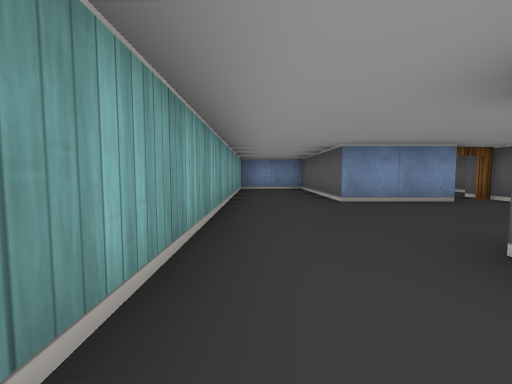
view 1 (above)

16 first-person views from a walk through a cub3D ray-caster map. The camera is about half as high as the walls, tilts 4° down and sees 90° across. The floor is counted in squares. Each view is taken from the middle of a square. On the plan, view 1 faces up. The plan holds only what a view shows up to about 9 squares ahead; the rest is blank.

view 2
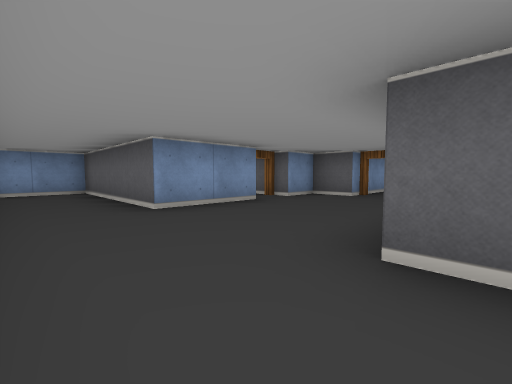

view 3
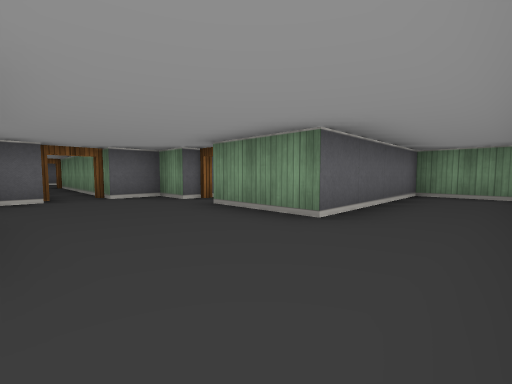

view 4
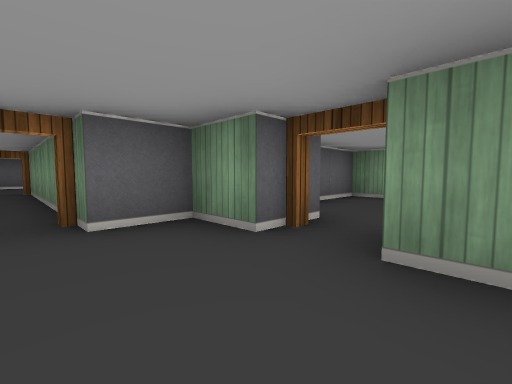

view 5
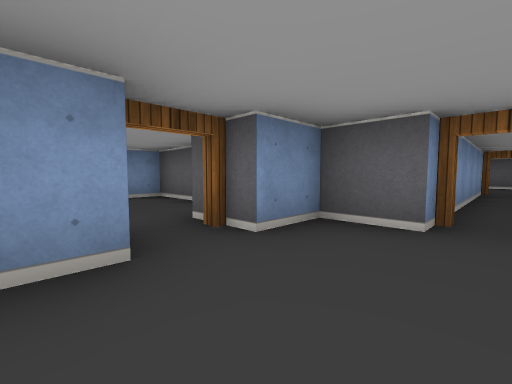

view 6
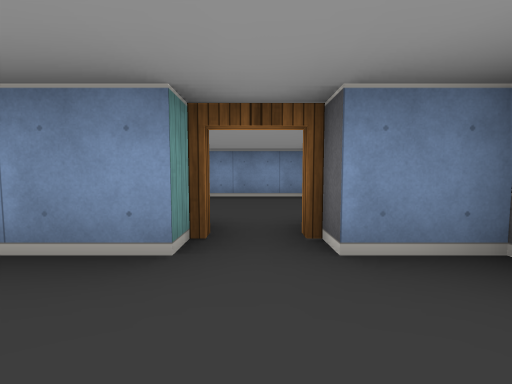

view 7
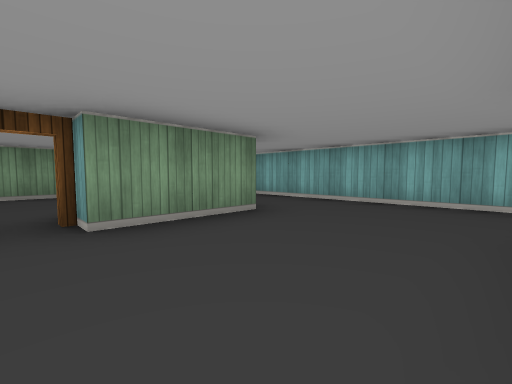

view 8
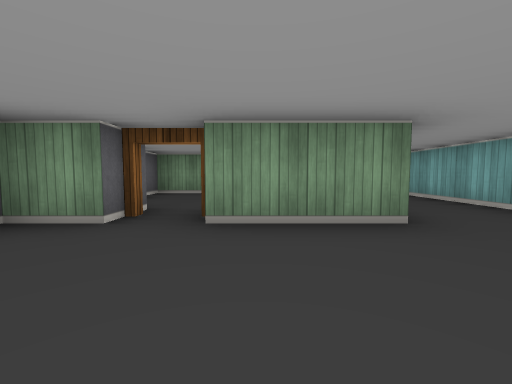

view 9
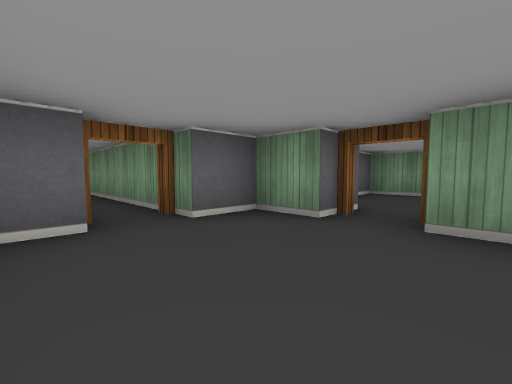

view 10
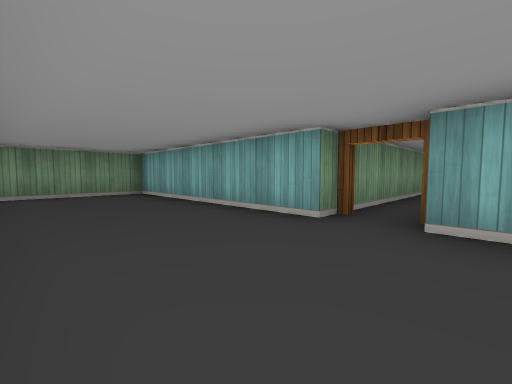

view 11
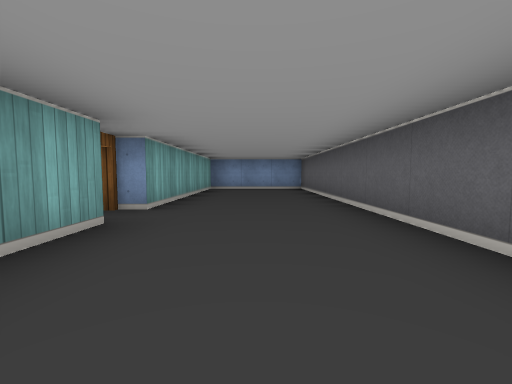

view 12
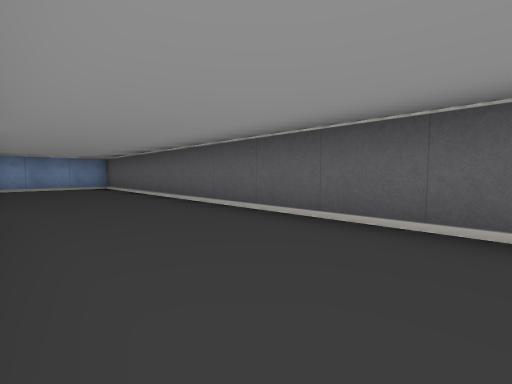

view 13
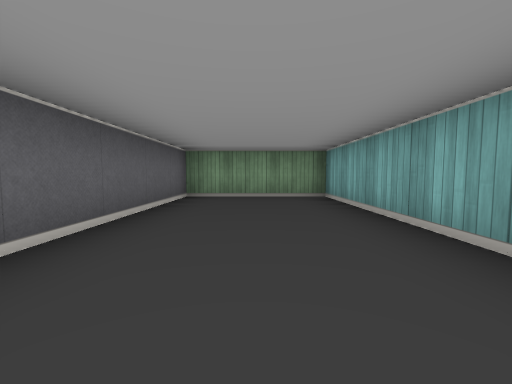

view 14
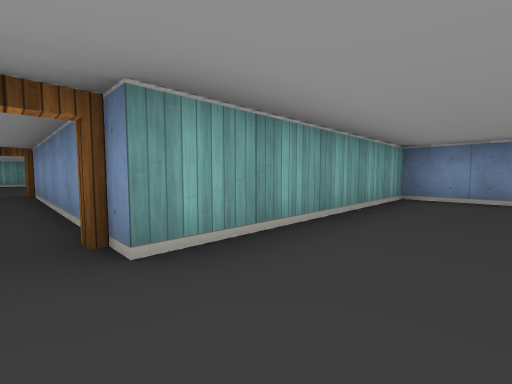

view 15
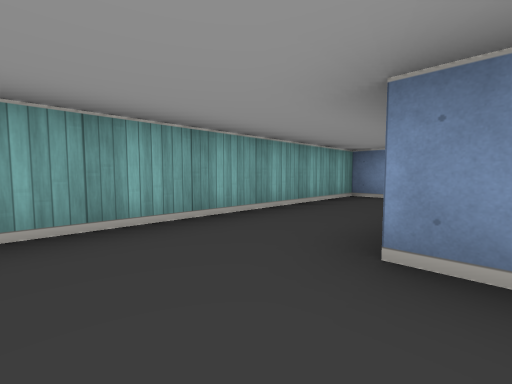

view 16
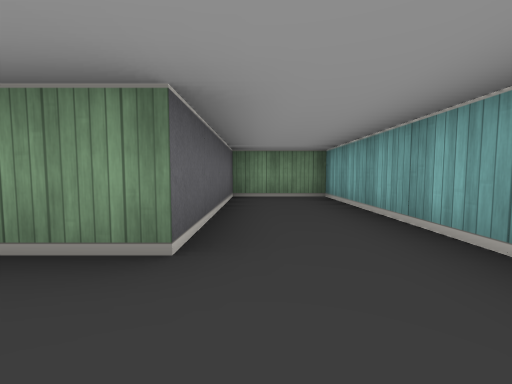

### Floor plan
Points are (right, up) in squares from view 1. A wall is a line through its corners. A room is listed if a view was taken in it or the views show most of it. See-through windows are left out.
Room 1 (views 1, 2, 3, 4, 5, 6, 7, 8, 9, 15, 16)
walls: (3.5, 4.5) (1.5, 4.5) (1.5, 8.5) (-0.5, 8.5) (-0.5, -2.5) (1.5, -2.5) (1.5, 1.5) (3.5, 1.5); (4.5, 1.5) (5.5, 1.5) (5.5, 2.5); (5.5, 3.5) (5.5, 4.5) (4.5, 4.5)
ways out: open door at (4, 5) to room 3; open door at (4, 1) to room 4; open door at (6, 3) to room 5
Room 2 (views 10, 11, 12, 13, 14)
walls: (11.5, 2.5) (11.5, -2.5) (14.5, -2.5) (14.5, 8.5) (11.5, 8.5) (11.5, 3.5)
ways out: open door at (11, 3) to room 5
Room 3 (no view inside)
walls: (5.5, 6.6) (5.5, 8.5) (3, 8.5)
ways out: open door at (4, 5) to room 1
Room 4 (no view inside)
walls: (3.1, -2.5) (5.5, -2.5) (5.5, -1.1)
ways out: open door at (4, 1) to room 1
Room 5 (no view inside)
walls: (5.5, 2.5) (11.5, 2.5); (11.5, 3.5) (5.5, 3.5)
ways out: open door at (6, 3) to room 1; open door at (11, 3) to room 2

Positions as (right, up) in squares from view 1, and headings:
1: (0, 0), facing up
2: (0, 1), facing up-right
3: (0, 4), facing down-right
4: (3, 3), facing down-right
5: (3, 3), facing up-right
6: (4, 3), facing up
7: (4, 4), facing down-left
8: (3, 4), facing down
9: (3, 4), facing down-right
10: (14, 4), facing down-left
11: (13, 0), facing up
12: (12, -1), facing up-right
13: (13, 3), facing down
14: (13, 3), facing up-left
15: (2, 3), facing up-left
16: (1, 3), facing down
